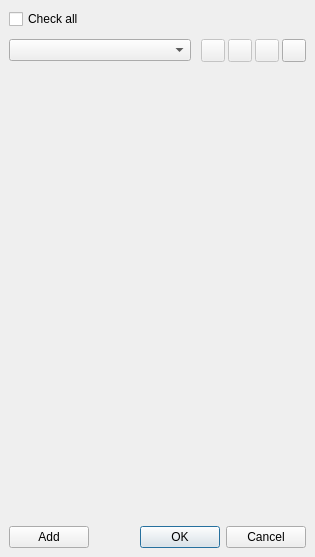
<?xml version="1.0" encoding="UTF-8"?>
<ui version="4.0">
 <class>SourcesWindow</class>
 <widget class="QDialog" name="SourcesWindow">
  <property name="windowModality">
   <enum>Qt::WindowModal</enum>
  </property>
  <property name="geometry">
   <rect>
    <x>0</x>
    <y>0</y>
    <width>315</width>
    <height>557</height>
   </rect>
  </property>
  <property name="sizePolicy">
   <sizepolicy hsizetype="Ignored" vsizetype="Preferred">
    <horstretch>0</horstretch>
    <verstretch>0</verstretch>
   </sizepolicy>
  </property>
  <property name="windowTitle">
   <string>Sources</string>
  </property>
  <property name="windowIcon">
   <iconset resource="../../resources/resources.qrc">
    <normaloff>:/images/icon.ico</normaloff>:/images/icon.ico</iconset>
  </property>
  <layout class="QVBoxLayout" name="verticalLayout_2" stretch="0,0,0,0">
   <property name="spacing">
    <number>10</number>
   </property>
   <property name="leftMargin">
    <number>9</number>
   </property>
   <property name="topMargin">
    <number>9</number>
   </property>
   <property name="rightMargin">
    <number>9</number>
   </property>
   <property name="bottomMargin">
    <number>9</number>
   </property>
   <item>
    <widget class="QCheckBox" name="checkBox">
     <property name="text">
      <string>Check all</string>
     </property>
     <property name="tristate">
      <bool>true</bool>
     </property>
    </widget>
   </item>
   <item>
    <layout class="QHBoxLayout" name="layoutPresets" stretch="1,0">
     <item>
      <widget class="QComboBox" name="comboPresets"/>
     </item>
     <item>
      <layout class="QHBoxLayout" name="layoutPresetsButtons">
       <property name="spacing">
        <number>3</number>
       </property>
       <item>
        <widget class="QToolButton" name="buttonPresetSave">
         <property name="enabled">
          <bool>false</bool>
         </property>
         <property name="text">
          <string notr="true"/>
         </property>
         <property name="icon">
          <iconset resource="../../resources/resources.qrc">
           <normaloff>:/images/icons/save.png</normaloff>:/images/icons/save.png</iconset>
         </property>
        </widget>
       </item>
       <item>
        <widget class="QToolButton" name="buttonPresetEdit">
         <property name="enabled">
          <bool>false</bool>
         </property>
         <property name="text">
          <string notr="true"/>
         </property>
         <property name="icon">
          <iconset resource="../../resources/resources.qrc">
           <normaloff>:/images/icons/edit.png</normaloff>:/images/icons/edit.png</iconset>
         </property>
        </widget>
       </item>
       <item>
        <widget class="QToolButton" name="buttonPresetDelete">
         <property name="enabled">
          <bool>false</bool>
         </property>
         <property name="text">
          <string notr="true"/>
         </property>
         <property name="icon">
          <iconset resource="../../resources/resources.qrc">
           <normaloff>:/images/icons/remove.png</normaloff>:/images/icons/remove.png</iconset>
         </property>
        </widget>
       </item>
       <item>
        <widget class="QToolButton" name="buttonPresetAdd">
         <property name="text">
          <string notr="true"/>
         </property>
         <property name="icon">
          <iconset resource="../../resources/resources.qrc">
           <normaloff>:/images/icons/add.png</normaloff>:/images/icons/add.png</iconset>
         </property>
        </widget>
       </item>
      </layout>
     </item>
    </layout>
   </item>
   <item>
    <widget class="QScrollArea" name="scrollArea">
     <property name="frameShape">
      <enum>QFrame::NoFrame</enum>
     </property>
     <property name="frameShadow">
      <enum>QFrame::Plain</enum>
     </property>
     <property name="lineWidth">
      <number>0</number>
     </property>
     <property name="widgetResizable">
      <bool>true</bool>
     </property>
     <widget class="QWidget" name="scrollAreaWidgetContents">
      <property name="geometry">
       <rect>
        <x>0</x>
        <y>0</y>
        <width>297</width>
        <height>440</height>
       </rect>
      </property>
      <layout class="QVBoxLayout" name="verticalLayout">
       <property name="leftMargin">
        <number>0</number>
       </property>
       <property name="topMargin">
        <number>0</number>
       </property>
       <property name="rightMargin">
        <number>0</number>
       </property>
       <property name="bottomMargin">
        <number>0</number>
       </property>
       <item>
        <layout class="QGridLayout" name="gridLayout">
         <property name="verticalSpacing">
          <number>0</number>
         </property>
        </layout>
       </item>
      </layout>
     </widget>
    </widget>
   </item>
   <item>
    <layout class="QHBoxLayout" name="horizontalLayout">
     <item>
      <widget class="QPushButton" name="pushButton">
       <property name="text">
        <string>Add</string>
       </property>
      </widget>
     </item>
     <item>
      <spacer name="buttonAdd">
       <property name="orientation">
        <enum>Qt::Horizontal</enum>
       </property>
       <property name="sizeHint" stdset="0">
        <size>
         <width>0</width>
         <height>0</height>
        </size>
       </property>
      </spacer>
     </item>
     <item>
      <widget class="QDialogButtonBox" name="buttonBox">
       <property name="standardButtons">
        <set>QDialogButtonBox::Cancel|QDialogButtonBox::Ok</set>
       </property>
      </widget>
     </item>
    </layout>
   </item>
  </layout>
 </widget>
 <tabstops>
  <tabstop>checkBox</tabstop>
 </tabstops>
 <resources>
  <include location="../../resources/resources.qrc"/>
 </resources>
 <connections>
  <connection>
   <sender>pushButton</sender>
   <signal>clicked()</signal>
   <receiver>SourcesWindow</receiver>
   <slot>addSite()</slot>
   <hints>
    <hint type="sourcelabel">
     <x>44</x>
     <y>546</y>
    </hint>
    <hint type="destinationlabel">
     <x>50</x>
     <y>375</y>
    </hint>
   </hints>
  </connection>
  <connection>
   <sender>comboPresets</sender>
   <signal>currentTextChanged(QString)</signal>
   <receiver>SourcesWindow</receiver>
   <slot>selectPreset(QString)</slot>
   <hints>
    <hint type="sourcelabel">
     <x>34</x>
     <y>45</y>
    </hint>
    <hint type="destinationlabel">
     <x>5</x>
     <y>50</y>
    </hint>
   </hints>
  </connection>
  <connection>
   <sender>buttonPresetSave</sender>
   <signal>clicked()</signal>
   <receiver>SourcesWindow</receiver>
   <slot>savePreset()</slot>
   <hints>
    <hint type="sourcelabel">
     <x>211</x>
     <y>52</y>
    </hint>
    <hint type="destinationlabel">
     <x>151</x>
     <y>65</y>
    </hint>
   </hints>
  </connection>
  <connection>
   <sender>buttonPresetEdit</sender>
   <signal>clicked()</signal>
   <receiver>SourcesWindow</receiver>
   <slot>editPreset()</slot>
   <hints>
    <hint type="sourcelabel">
     <x>229</x>
     <y>53</y>
    </hint>
    <hint type="destinationlabel">
     <x>190</x>
     <y>84</y>
    </hint>
   </hints>
  </connection>
  <connection>
   <sender>buttonPresetDelete</sender>
   <signal>clicked()</signal>
   <receiver>SourcesWindow</receiver>
   <slot>deletePreset()</slot>
   <hints>
    <hint type="sourcelabel">
     <x>261</x>
     <y>45</y>
    </hint>
    <hint type="destinationlabel">
     <x>227</x>
     <y>68</y>
    </hint>
   </hints>
  </connection>
  <connection>
   <sender>buttonPresetAdd</sender>
   <signal>clicked()</signal>
   <receiver>SourcesWindow</receiver>
   <slot>addPreset()</slot>
   <hints>
    <hint type="sourcelabel">
     <x>289</x>
     <y>52</y>
    </hint>
    <hint type="destinationlabel">
     <x>288</x>
     <y>68</y>
    </hint>
   </hints>
  </connection>
  <connection>
   <sender>buttonBox</sender>
   <signal>accepted()</signal>
   <receiver>SourcesWindow</receiver>
   <slot>valid()</slot>
   <hints>
    <hint type="sourcelabel">
     <x>184</x>
     <y>536</y>
    </hint>
    <hint type="destinationlabel">
     <x>180</x>
     <y>552</y>
    </hint>
   </hints>
  </connection>
  <connection>
   <sender>buttonBox</sender>
   <signal>rejected()</signal>
   <receiver>SourcesWindow</receiver>
   <slot>reject()</slot>
   <hints>
    <hint type="sourcelabel">
     <x>270</x>
     <y>533</y>
    </hint>
    <hint type="destinationlabel">
     <x>274</x>
     <y>548</y>
    </hint>
   </hints>
  </connection>
 </connections>
 <slots>
  <slot>valid()</slot>
  <slot>checkAll(int)</slot>
  <slot>addSite()</slot>
  <slot>selectPreset(QString)</slot>
  <slot>addPreset()</slot>
  <slot>deletePreset()</slot>
  <slot>editPreset()</slot>
  <slot>savePreset()</slot>
 </slots>
</ui>
